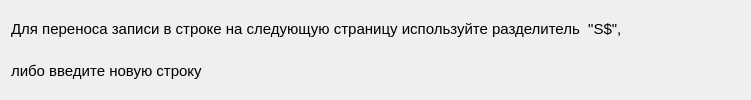
<?xml version="1.0" encoding="UTF-8"?>
<ui version="4.0">
 <class>Instruction</class>
 <widget class="QDialog" name="Instruction">
  <property name="geometry">
   <rect>
    <x>0</x>
    <y>0</y>
    <width>751</width>
    <height>100</height>
   </rect>
  </property>
  <property name="windowTitle">
   <string>Dialog</string>
  </property>
  <layout class="QGridLayout" name="gridLayout">
   <item row="0" column="0">
    <widget class="QLabel" name="label_4">
     <property name="font">
      <font>
       <pointsize>11</pointsize>
      </font>
     </property>
     <property name="text">
      <string>Для переноса записи в строке на следующую страницу используйте разделитель  &quot;S$&quot;, </string>
     </property>
    </widget>
   </item>
   <item row="1" column="0">
    <widget class="QLabel" name="label_5">
     <property name="font">
      <font>
       <pointsize>11</pointsize>
      </font>
     </property>
     <property name="text">
      <string>либо введите новую строку</string>
     </property>
    </widget>
   </item>
  </layout>
 </widget>
 <resources/>
 <connections/>
</ui>
